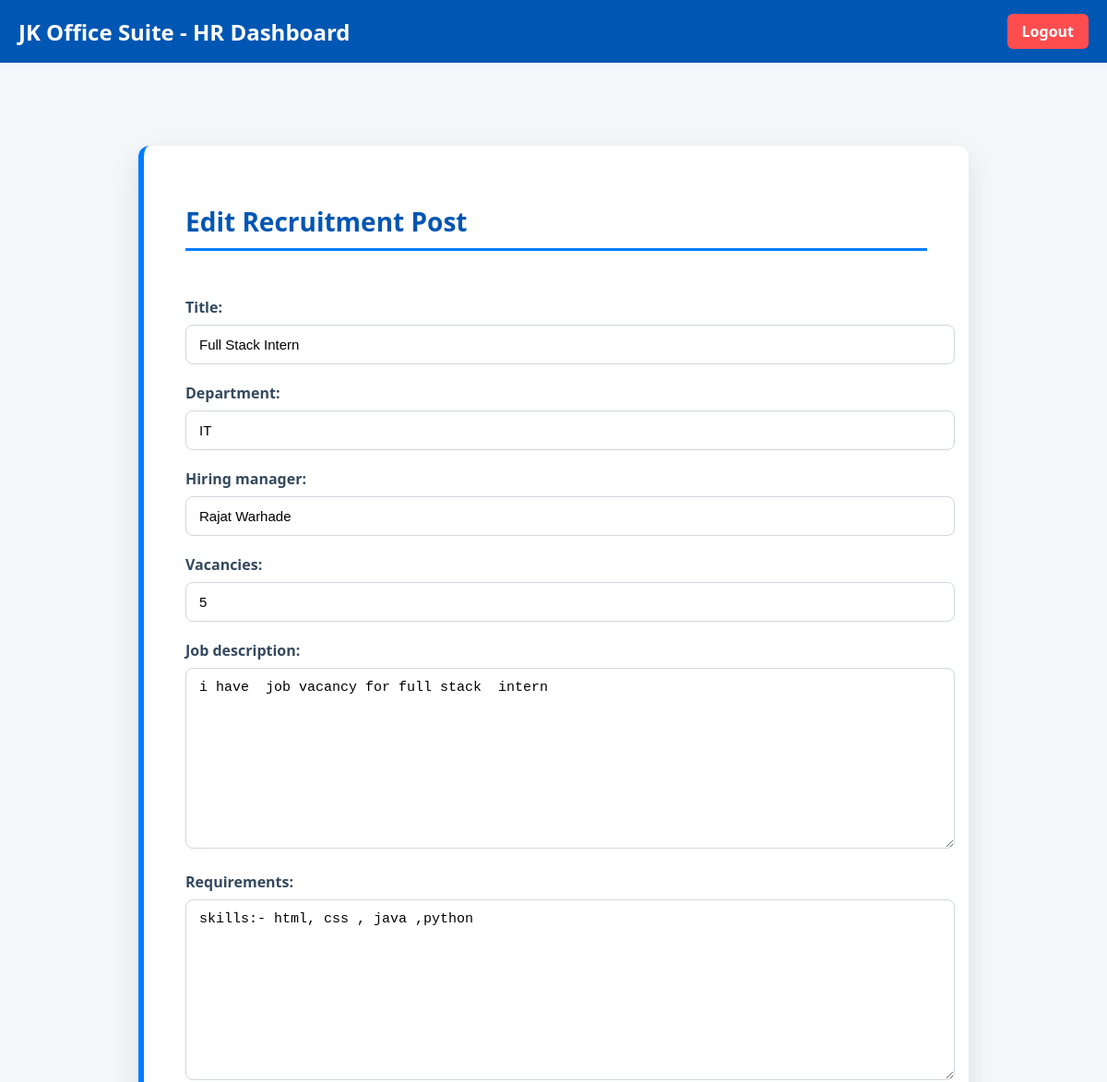
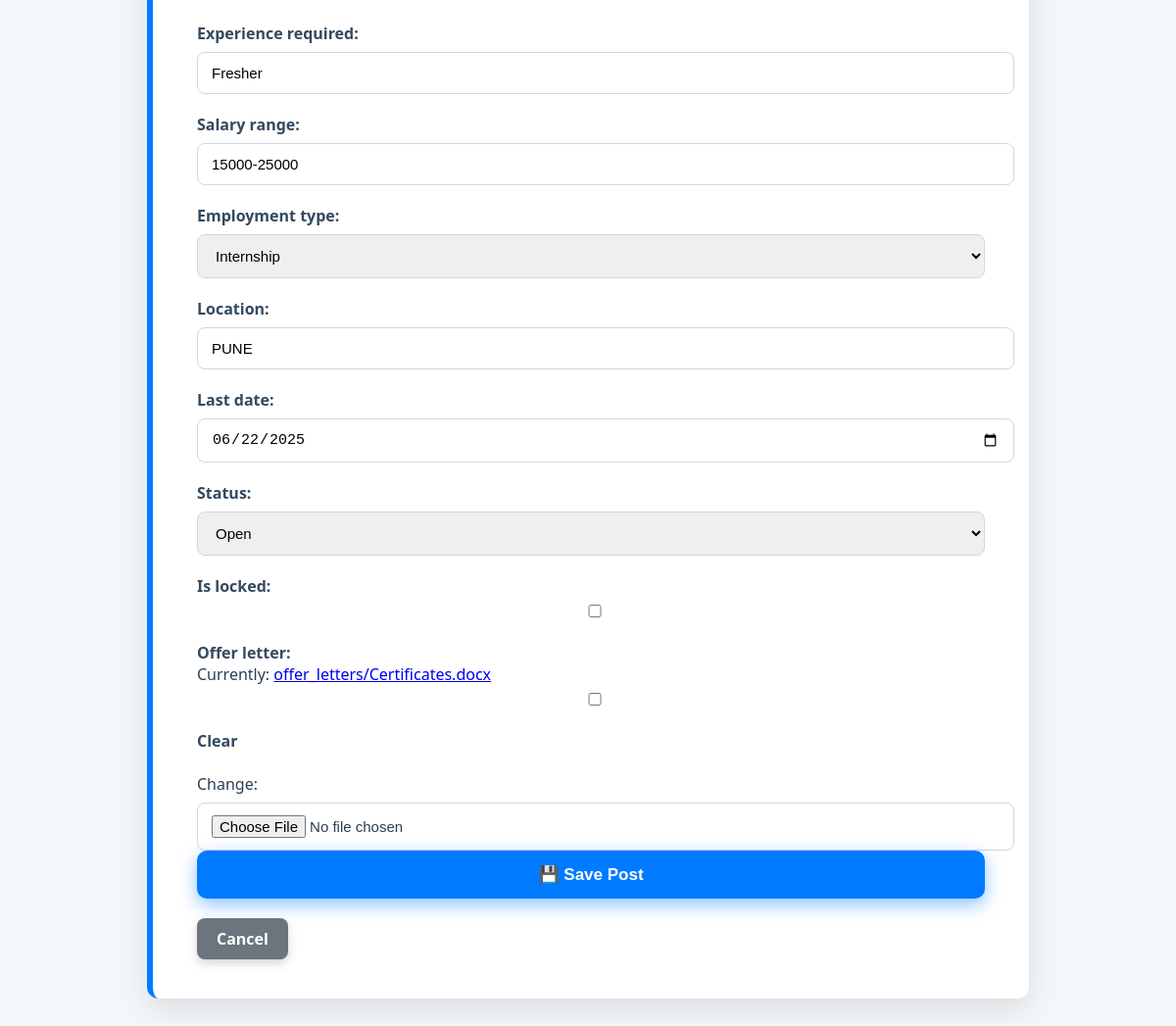
Screenshot of /HR/recruitment/edit/1/ with the database file from the repository (2 pictures, top to bottom).
### HR/models.py (models this page shows, shortened)
class RecruitmentPost(models.Model):
    title = models.CharField(max_length=200)
    department = models.CharField(max_length=100)
    hiring_manager = models.CharField(max_length=100)
    vacancies = models.PositiveIntegerField()
    job_description = models.TextField()
    requirements = models.TextField()
    experience_required = models.CharField(max_length=100)
    salary_range = models.CharField(max_length=100)
    employment_type = models.CharField(max_length=20, choices=EMPLOYMENT_TYPES)
    location = models.CharField(max_length=100)
    posted_date = models.DateField(auto_now_add=True)
    last_date = models.DateField(default=timezone.now)
    status = models.CharField(max_length=10, choices=STATUS_CHOICES, default='Open')
    is_locked = models.BooleanField(default=False)
    offer_letter = models.FileField(upload_to='offer_letters/', null=True, blank=True)

### HR/views.py (the view)
# urls.py: path('recruitment/edit/<int:post_id>/', views.edit_recruitment, name='edit_recruitment'),
def edit_recruitment(request, post_id):
    post = get_object_or_404(RecruitmentPost, id=post_id)
    if request.method == 'POST':
        form = RecruitmentPostForm(request.POST, instance=post)
        if form.is_valid():
            form.save()
            messages.success(request, 'Recruitment post updated successfully.')
            return redirect('recruitment_list')
    else:
        form = RecruitmentPostForm(instance=post)
    return render(request, 'hr/add_recruitment.html', {'form': form, 'form_title': 'Edit Recruitment Post'})

### HR/forms.py
class RecruitmentPostForm(forms.ModelForm):
    class Meta:
        model = RecruitmentPost
        fields = '__all__'
        widgets = {
            'last_date': forms.DateInput(attrs={'type': 'date'}),
        }

### HR/templates/hr/add_recruitment.html (shortened to what this page needs)
{% extends 'base_hr.html' %}
{% block content %}
<div class="page-wrapper">
  <section class="form-section">
    <h2>{{ form_title }}</h2>
    <form method="POST" enctype="multipart/form-data" novalidate>
      {% for field in form %}
        <label for="{{ field.id_for_label }}">{{ field.label }}:</label>
        {{ field }}
      {% endfor %}
      <button type="submit">💾 Save Post</button>
      <a href="{% url 'recruitment_list' %}" class="btn-secondary">Cancel</a>
    </form>
  </section>
</div>
{% endblock %}

### HR/templates/base_hr.html (style rules this page uses)
body { font-family: 'Segoe UI', Tahoma, Geneva, Verdana, sans-serif; background-color: #e8f0fc; margin: 0; padding: 0; }

### HR/templates/hr/add_recruitment.html (style rules this page uses)
body { background: #f4f7fa; font-family: 'Segoe UI', Tahoma, Geneva, Verdana, sans-serif; color: #2c3e50; }
.page-wrapper { max-width: 960px; margin: 50px auto; display: flex; gap: 40px; flex-wrap: wrap; }
.form-section { flex: 1 1 550px; background: white; padding: 40px 45px; border-radius: 12px; box-shadow: 0 12px 30px rgba(0,0,0,0.1); border-left: 6px solid #007BFF; display: flex; flex-direction: column; }
.form-section h2 { margin-bottom: 30px; color: #0056b3; font-weight: 700; border-bottom: 3px solid #007BFF; padding-bottom: 10px; font-size: 28px; }
label { font-weight: 600; display: block; margin-top: 20px; color: #34495e; }
input, select, textarea { width: 100%; padding: 12px 14px; margin-top: 8px; border: 1.8px solid #d0d7df; border-radius: 8px; font-size: 15px; transition: border-color 0.3s ease; }
button { margin-top: auto; width: 100%; background-color: #007BFF; border: none; padding: 14px 0; color: white; font-weight: 700; font-size: 17px; border-radius: 10px; cursor: pointer; box-shadow: 0 6px 18px rgba(0, 123, 255, 0.45); transition: background-color 0.3s ease; }
a.btn-secondary { display: inline-block; margin-top: 20px; padding: 10px 20px; background-color: #6c757d; color: white; border-radius: 8px; text-decoration: none; font-weight: 600; box-shadow: 0 4px 10px rgba(108, 117, 125, 0.3); transition: background-color 0.3s ease; }

### rows the page displays
RecruitmentPost: form "Full Stack Intern" "IT" "Rajat Warhade" "5" "i have job vacancy for full stack intern" "skills:- html, css , java ,python" "Fresher" "15000-25000" "Internship" "PUNE" "06/22/2025" "Open"

### other values shown
{{ field.label }} "Title" "Department" "Hiring manager" "Vacancies" "Job description" "Requirements" "Experience required" "Salary range" "Employment type" "Location" "Last date" "Status" "Is locked" "Offer letter"
